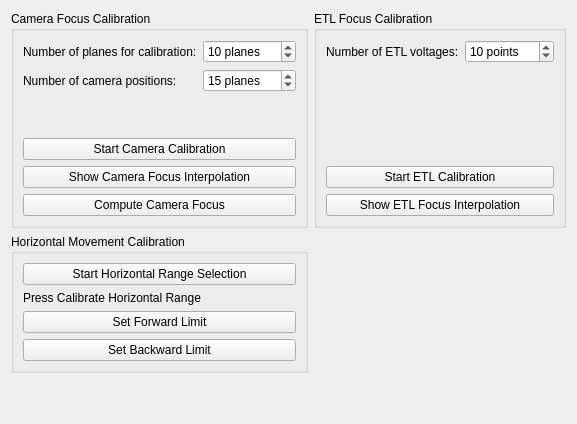
          <widget class="QWidget" name="tabCalibration">
           <attribute name="title">
            <string>Calibration</string>
           </attribute>
           <layout class="QVBoxLayout" name="verticalLayout_4">
            <item>
             <layout class="QGridLayout" name="gridLayout">
              <item row="0" column="1">
               <widget class="QGroupBox" name="groupBox_2">
                <property name="title">
                 <string>Camera Focus Calibration</string>
                </property>
                <layout class="QVBoxLayout" name="verticalLayout_5">
                 <item>
                  <layout class="QFormLayout" name="formLayout_2">
                   <item row="0" column="0">
                    <widget class="QLabel" name="label_28">
                     <property name="sizePolicy">
                      <sizepolicy hsizetype="Fixed" vsizetype="Preferred">
                       <horstretch>0</horstretch>
                       <verstretch>0</verstretch>
                      </sizepolicy>
                     </property>
                     <property name="text">
                      <string>Number of planes for calibration:</string>
                     </property>
                    </widget>
                   </item>
                   <item row="0" column="1">
                    <widget class="QDoubleSpinBox" name="doubleSpinBox_calNumberOfPlanes">
                     <property name="sizePolicy">
                      <sizepolicy hsizetype="Preferred" vsizetype="Fixed">
                       <horstretch>0</horstretch>
                       <verstretch>0</verstretch>
                      </sizepolicy>
                     </property>
                     <property name="suffix">
                      <string> planes</string>
                     </property>
                     <property name="decimals">
                      <number>0</number>
                     </property>
                     <property name="minimum">
                      <double>3.000000000000000</double>
                     </property>
                     <property name="maximum">
                      <double>1000.000000000000000</double>
                     </property>
                     <property name="value">
                      <double>10.000000000000000</double>
                     </property>
                    </widget>
                   </item>
                   <item row="1" column="0">
                    <widget class="QLabel" name="label_43">
                     <property name="sizePolicy">
                      <sizepolicy hsizetype="Fixed" vsizetype="Preferred">
                       <horstretch>0</horstretch>
                       <verstretch>0</verstretch>
                      </sizepolicy>
                     </property>
                     <property name="text">
                      <string>Number of camera positions:</string>
                     </property>
                    </widget>
                   </item>
                   <item row="1" column="1">
                    <widget class="QDoubleSpinBox" name="doubleSpinBox_calNumberOfCameraPositions">
                     <property name="sizePolicy">
                      <sizepolicy hsizetype="Preferred" vsizetype="Fixed">
                       <horstretch>0</horstretch>
                       <verstretch>0</verstretch>
                      </sizepolicy>
                     </property>
                     <property name="suffix">
                      <string> planes</string>
                     </property>
                     <property name="decimals">
                      <number>0</number>
                     </property>
                     <property name="minimum">
                      <double>1.000000000000000</double>
                     </property>
                     <property name="maximum">
                      <double>1000.000000000000000</double>
                     </property>
                     <property name="value">
                      <double>15.000000000000000</double>
                     </property>
                    </widget>
                   </item>
                  </layout>
                 </item>
                 <item>
                  <spacer name="verticalSpacer_3">
                   <property name="orientation">
                    <enum>Qt::Vertical</enum>
                   </property>
                   <property name="sizeHint" stdset="0">
                    <size>
                     <width>20</width>
                     <height>40</height>
                    </size>
                   </property>
                  </spacer>
                 </item>
                 <item>
                  <widget class="QPushButton" name="pushButton_calCameraStartCalibration">
                   <property name="sizePolicy">
                    <sizepolicy hsizetype="Preferred" vsizetype="Fixed">
                     <horstretch>0</horstretch>
                     <verstretch>0</verstretch>
                    </sizepolicy>
                   </property>
                   <property name="toolTip">
                    <string>Start camera calibration</string>
                   </property>
                   <property name="text">
                    <string>Start Camera Calibration</string>
                   </property>
                  </widget>
                 </item>
                 <item>
                  <widget class="QPushButton" name="pushButton_calCameraShowInterpolation">
                   <property name="sizePolicy">
                    <sizepolicy hsizetype="Preferred" vsizetype="Fixed">
                     <horstretch>0</horstretch>
                     <verstretch>0</verstretch>
                    </sizepolicy>
                   </property>
                   <property name="toolTip">
                    <string>Show the results of the last camera calibration</string>
                   </property>
                   <property name="text">
                    <string>Show Camera Focus Interpolation</string>
                   </property>
                  </widget>
                 </item>
                 <item>
                  <widget class="QPushButton" name="pushButton_calCameraComputeFocus">
                   <property name="sizePolicy">
                    <sizepolicy hsizetype="Preferred" vsizetype="Fixed">
                     <horstretch>0</horstretch>
                     <verstretch>0</verstretch>
                    </sizepolicy>
                   </property>
                   <property name="toolTip">
                    <string>Calculate the camera position of focus</string>
                   </property>
                   <property name="text">
                    <string>Compute Camera Focus</string>
                   </property>
                  </widget>
                 </item>
                </layout>
               </widget>
              </item>
              <item row="0" column="2">
               <widget class="QGroupBox" name="groupBox_3">
                <property name="title">
                 <string>ETL Focus Calibration</string>
                </property>
                <layout class="QVBoxLayout" name="verticalLayout_6">
                 <item>
                  <layout class="QFormLayout" name="formLayout_3">
                   <item row="0" column="0">
                    <widget class="QLabel" name="label_47">
                     <property name="sizePolicy">
                      <sizepolicy hsizetype="Fixed" vsizetype="Preferred">
                       <horstretch>0</horstretch>
                       <verstretch>0</verstretch>
                      </sizepolicy>
                     </property>
                     <property name="text">
                      <string>Number of ETL voltages:</string>
                     </property>
                    </widget>
                   </item>
                   <item row="0" column="1">
                    <widget class="QDoubleSpinBox" name="doubleSpinBox_calNumberOfEtlVoltages">
                     <property name="sizePolicy">
                      <sizepolicy hsizetype="Preferred" vsizetype="Fixed">
                       <horstretch>0</horstretch>
                       <verstretch>0</verstretch>
                      </sizepolicy>
                     </property>
                     <property name="suffix">
                      <string> points</string>
                     </property>
                     <property name="decimals">
                      <number>0</number>
                     </property>
                     <property name="minimum">
                      <double>1.000000000000000</double>
                     </property>
                     <property name="maximum">
                      <double>1000.000000000000000</double>
                     </property>
                     <property name="value">
                      <double>10.000000000000000</double>
                     </property>
                    </widget>
                   </item>
                  </layout>
                 </item>
                 <item>
                  <spacer name="verticalSpacer_5">
                   <property name="orientation">
                    <enum>Qt::Vertical</enum>
                   </property>
                   <property name="sizeHint" stdset="0">
                    <size>
                     <width>20</width>
                     <height>40</height>
                    </size>
                   </property>
                  </spacer>
                 </item>
                 <item>
                  <widget class="QPushButton" name="pushButton_calEtlStartCalibration">
                   <property name="sizePolicy">
                    <sizepolicy hsizetype="Preferred" vsizetype="Fixed">
                     <horstretch>0</horstretch>
                     <verstretch>0</verstretch>
                    </sizepolicy>
                   </property>
                   <property name="toolTip">
                    <string>Start ETLs calibration</string>
                   </property>
                   <property name="text">
                    <string>Start ETL Calibration</string>
                   </property>
                  </widget>
                 </item>
                 <item>
                  <widget class="QPushButton" name="pushButton_calEtlShowInterpolation">
                   <property name="sizePolicy">
                    <sizepolicy hsizetype="Preferred" vsizetype="Fixed">
                     <horstretch>0</horstretch>
                     <verstretch>0</verstretch>
                    </sizepolicy>
                   </property>
                   <property name="toolTip">
                    <string>Show the results of the last ETLs calibration</string>
                   </property>
                   <property name="text">
                    <string>Show ETL Focus Interpolation</string>
                   </property>
                  </widget>
                 </item>
                </layout>
               </widget>
              </item>
              <item row="1" column="1">
               <widget class="QGroupBox" name="groupBox">
                <property name="title">
                 <string>Horizontal Movement Calibration</string>
                </property>
                <layout class="QVBoxLayout" name="verticalLayout_12">
                 <item>
                  <widget class="QPushButton" name="pushButton_calHorizontalStartRangeSelection">
                   <property name="sizePolicy">
                    <sizepolicy hsizetype="Preferred" vsizetype="Fixed">
                     <horstretch>0</horstretch>
                     <verstretch>0</verstretch>
                    </sizepolicy>
                   </property>
                   <property name="toolTip">
                    <string>Reset the horizontal boundaries of sample motion</string>
                   </property>
                   <property name="text">
                    <string>Start Horizontal Range Selection</string>
                   </property>
                  </widget>
                 </item>
                 <item>
                  <widget class="QLabel" name="label_calibrateRange">
                   <property name="text">
                    <string>Press Calibrate Horizontal Range</string>
                   </property>
                  </widget>
                 </item>
                 <item>
                  <widget class="QPushButton" name="pushButton_calHorizontalSetForwardLimit">
                   <property name="sizePolicy">
                    <sizepolicy hsizetype="Preferred" vsizetype="Fixed">
                     <horstretch>0</horstretch>
                     <verstretch>0</verstretch>
                    </sizepolicy>
                   </property>
                   <property name="toolTip">
                    <string>Set the current horizontal position as the forward boundary</string>
                   </property>
                   <property name="text">
                    <string>Set Forward Limit</string>
                   </property>
                  </widget>
                 </item>
                 <item>
                  <widget class="QPushButton" name="pushButton_calHorizontalSetBackwardLimit">
                   <property name="sizePolicy">
                    <sizepolicy hsizetype="Preferred" vsizetype="Fixed">
                     <horstretch>0</horstretch>
                     <verstretch>0</verstretch>
                    </sizepolicy>
                   </property>
                   <property name="toolTip">
                    <string>Set the current horizontal position as the backward boundary</string>
                   </property>
                   <property name="text">
                    <string>Set Backward Limit</string>
                   </property>
                  </widget>
                 </item>
                </layout>
               </widget>
              </item>
             </layout>
            </item>
            <item>
             <spacer name="verticalSpacer">
              <property name="orientation">
               <enum>Qt::Vertical</enum>
              </property>
              <property name="sizeHint" stdset="0">
               <size>
                <width>20</width>
                <height>40</height>
               </size>
              </property>
             </spacer>
            </item>
           </layout>
          </widget>
